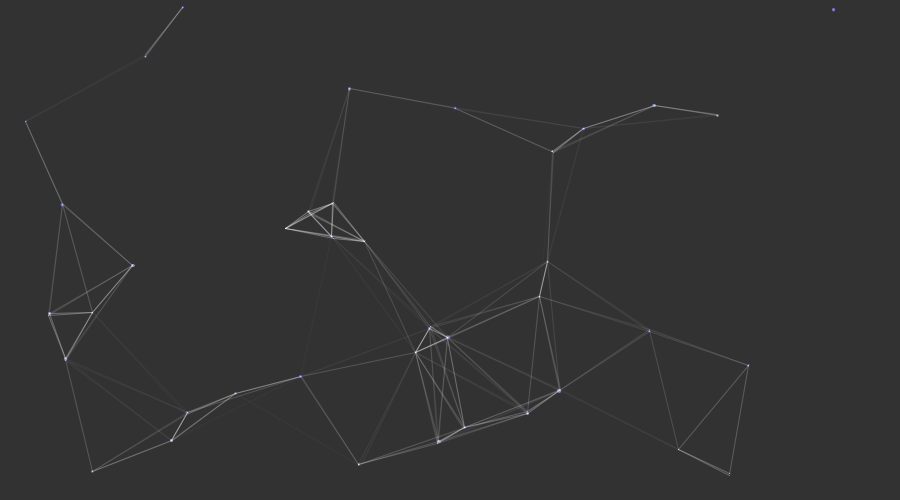
Frame 1 (no input)
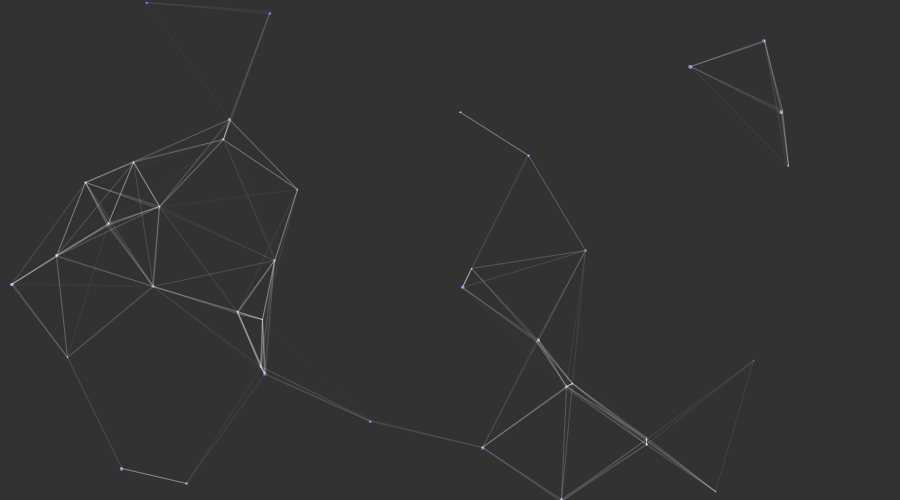
Frame 60 (the mouse pressed at the canvas centre just before this capture)
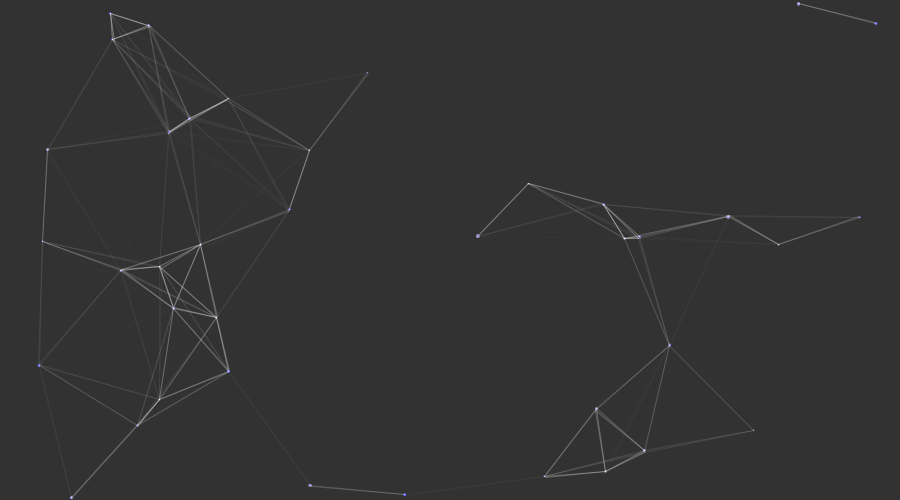
Frame 120 (the mouse held since frame 60 and released just before this capture)

The Processing sketch that drew these frames (run headless with seeded random() and noise(); from frame 60 on, the mouse is pressed at the canvas centre):

// Processing sketch: Grafo
// ── Grafo.pde
int total = 40;
int minDis = 150;

nos[] ponto = new nos[total];

void setup() {
  size(900, 500);
  for (int i = 0; i< total-1; i++) {
    ponto[i] = new nos();
  }
  noStroke();
}

void draw() {
  background(50);
  fill(100, 100, 255);
  for (int i = 0; i< total-1; i++) {
    ponto[i].anda();
    ponto[i].linha();
  }
}

class nos {
  float x;
  float y;
  float xv;
  float yv;
  float d;
  nos() {
    x = random(0, width);
    y = random(0, height);
    xv = random(-2, 2);
    yv = random(-2, 2);
    d = random(1, 3);
  }
  void anda() {
    x+=xv;
    y+=yv;
    if (x>width || x<0) {
      xv*=-1;
    }
    if (y>height || y<0) {
      yv*=-1;
    }
    circle(x, y, d);
  }
  void linha() {
    for (int i = 0; i< total-1; i++) {
      if (dist(x, y, ponto[i].x, ponto[i].y) < minDis) {
        float c = map(dist(x, y, ponto[i].x, ponto[i].y), minDis, 10, 0, 100);
        stroke(255,255,255,c);
        strokeWeight(1);
        line(x, y, ponto[i].x, ponto[i].y);
      }
    }
  }
}
